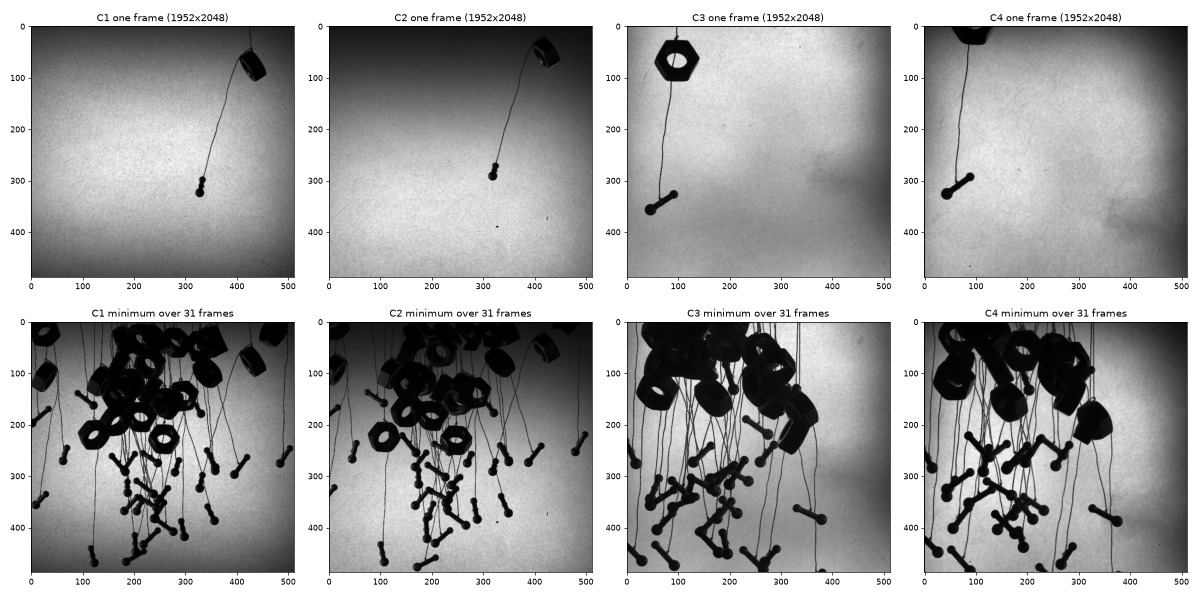

Reproduce this figure in Python.
"""W0 (2026-10-03-walls-plan.md, section 2): can the images locate the walls?  Draws one full frame of each camera and
its per-pixel minimum over 31 frames spread over the recording (the minimum shows everywhere the wand and its hanging
nut went), downsampled 4x, to see whether a wall's edge or the channel's corner is visible.

    python tests/w0_full_frames.py
Writes w0_full_frames.png beside this script.
"""
import os
import sys

import numpy as np
import matplotlib
matplotlib.use("Agg")
import matplotlib.pyplot as plt

HERE = os.path.dirname(os.path.abspath(__file__))
sys.path.insert(0, os.path.dirname(HERE))
import case  # noqa: E402

FRAMES = list(range(200, 12600, 400))


def main():
    cfg = case.load_config()
    fig, axes = plt.subplots(2, 4, figsize=(20, 10))
    for c in range(4):
        imgs = []
        for fid in FRAMES:
            try:
                imgs.append(case.read_image(case.image_path(cfg, c, fid))[::4, ::4])
            except IOError:
                pass
        stack = np.stack(imgs)
        axes[0, c].imshow(stack[len(stack) // 2], cmap="gray")
        axes[0, c].set_title(f"C{c + 1} one frame ({stack.shape[1] * 4}x{stack.shape[2] * 4})")
        axes[1, c].imshow(stack.min(axis=0), cmap="gray")
        axes[1, c].set_title(f"C{c + 1} minimum over {len(stack)} frames")
    fig.tight_layout()
    fig.savefig(os.path.join(HERE, "w0_full_frames.png"), dpi=60)


if __name__ == "__main__":
    main()
